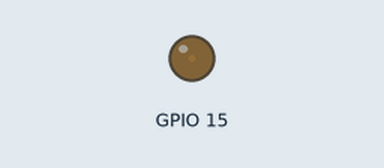
Bench run of a sketch on a simulated ESP32. Shown: output pins drawn as LEDs (lit = HIGH).

Above: at 0.05 s.
At 2.3 s:
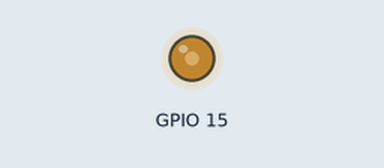
At 4.6 s:
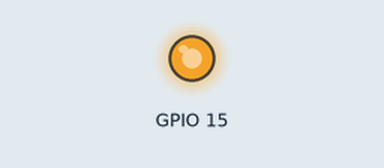
At 9.2 s:
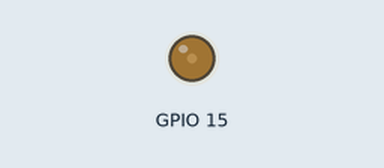
Timing chart, 0 to 13.3 s (numbered marks = the images above):
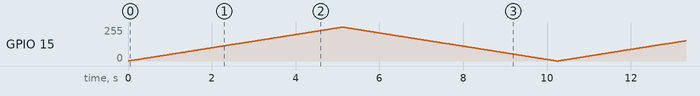

The sketch:

PWM_Output_in_ESP32.ino
```cpp
//For first PWM pin
int frequency = 5000; // ON OFF timing of cycle
int ledchannel = 0;   // Choose one of the 16 channels available
int resolution = 8;  // we can choose upto 16 bit resolution

//For second PWM pin
//  int frequency1 = 10
//  int ledchannel1 = 1;
//  int resolution1 = 8;

void setup() {

  ledcSetup(ledchannel, frequency, resolution); // setup part for PWM
  // ledcSetup(ledchannel1, frequency1, resolution1);

  ledcAttachPin(15, ledchannel); // attaching channel to LED pin
  // ledcAttachPin(16, ledchannel1);

}

void loop() {

  //as it is 8 bit the values will goto 255 (2^8 - 1)
  for (int i = 0; i <= 255; i++) // Increasing Brightness
  {
    ledcWrite(ledchannel, i);
    delay(20);
  }

  for (int i = 255; i >= 0; i--) // Decreasing Brightness
  {
    ledcWrite(ledchannel, i);
    delay(20);
  }

  /*
    for (int j = 0; j <= 255; j++) // Increasing Brightness
    {
      ledcWrite(ledchannel1, j);
      delay(20);
    }

    for (int j = 255; j >= 0; j--) // Decreasing Brightness
    {
      ledcWrite(ledchannel1, j);
      delay(20);
    }
  */

}
```
